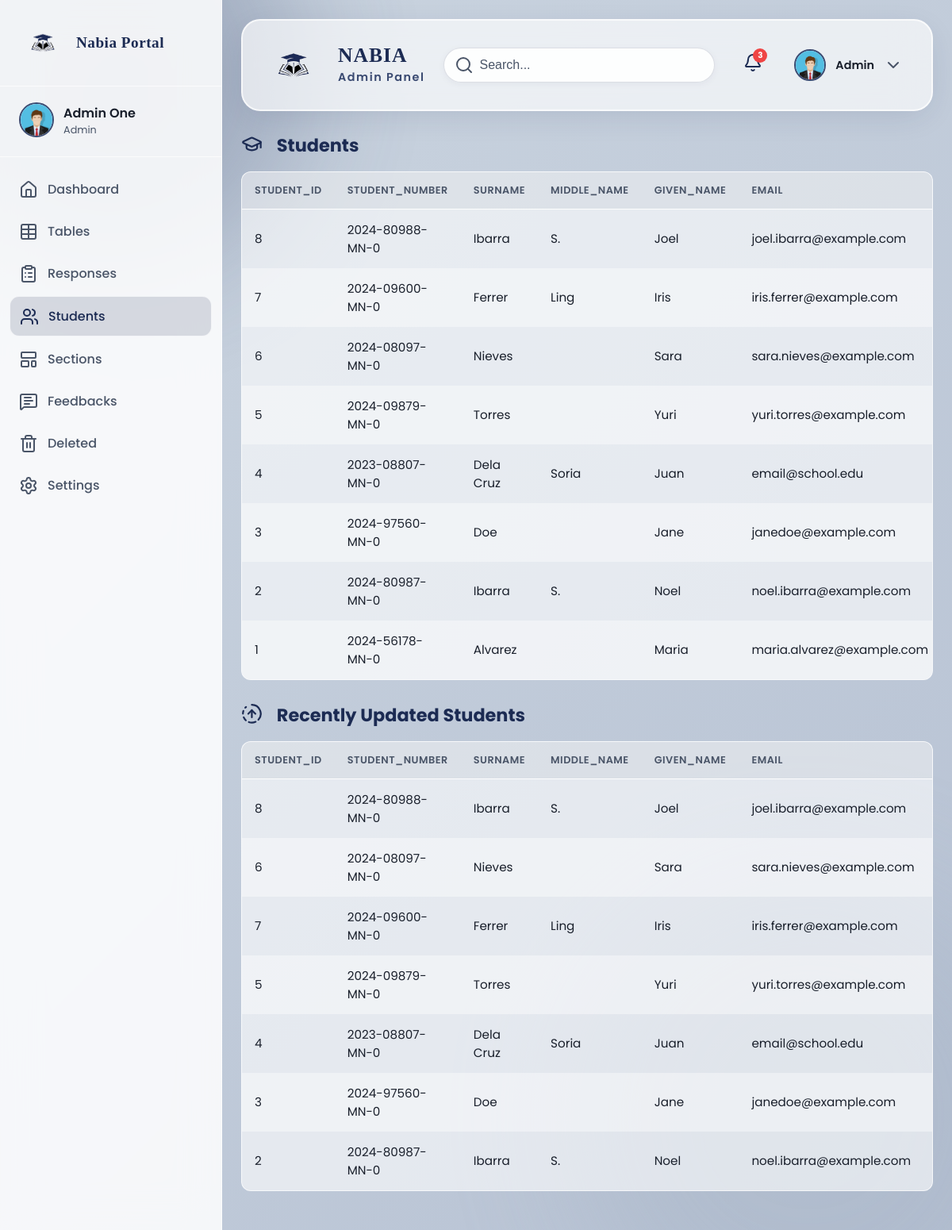
The app's page /survey/admin/index.php?page=students (signed in) with its own data.
### tables this page shows
CREATE TABLE `student` (
  `student_id` int(11) NOT NULL,
  `surname` varchar(255) DEFAULT NULL,
  `middle_name` varchar(255) DEFAULT NULL,
  `given_name` varchar(255) DEFAULT NULL,
  `email` varchar(255) DEFAULT NULL,
  `student_number` varchar(100) DEFAULT NULL,
  `section_id` int(11) DEFAULT NULL,
  `deleted_at` datetime DEFAULT NULL,
  `updated_at` datetime DEFAULT NULL ON UPDATE current_timestamp(),
  `updated_by` int(11) DEFAULT NULL
);

### survey/admin/helpers.php (the view, shortened to what this page needs)
<?php
function renderTable(array $rows, string $icon=NULL, string $title=NULL, string $query=NULL, string $href=NULL, string $actionIcon=NULL, string $actionTitle=NULL): void
{
    if (!empty($icon) && !empty($title)) {
        echo "
            <div class=\"card-header title\">
                <h2 class=\"card-title\"><i data-lucide=\"{$icon}\" class=\"lucide-relative\"></i>{$title}</h2>";
        echo "</div>";
    }
    echo "<div class=\"table-container\">";
    echo "<table class=\"table-alt\">";
    echo "<thead><tr>";
    foreach (array_keys($rows[0]) as $column) { echo "<th>" . htmlspecialchars($column) . "</th>"; }
    echo "</tr></thead>";
    echo "<tbody>";
    foreach ($rows as $row) {
        echo "<tr>";
        foreach ($row as $value) { echo "<td>" . htmlspecialchars((string) $value) . "</td>"; }
            echo "</tr>";
    }
    echo "</tbody>";
    echo "</table>";
    echo "</div><br>";
}
?>

### survey/admin/assets/css/styles.css (style rules this page uses)
:root { --univ-navy: #1c2b53; --univ-navy-soft: #3b4b72; --univ-black: #0a0a0a; --text-main: #1a202c; --text-muted: #4a5568; --glass-bg: rgba(255, 255, 255, 0.85); --glass-border: rgba(255, 255, 255, 0.7); --glass-input: rgba(255, 255, 255, 0.9); --shadow-soft: 0 10px 40px -10px rgba(28, 43, 83, 0.15); --radius-lg: 24px; --radius-md: 12px; --error: #ef4444; --error-light: rgba(239, 68, 68, 0.1); --success: #059669; --success-light: rgba(209, 250, 229, 0.9); }
*, *::before, *::after { box-sizing: border-box; }
html, body { width: 100%; height: 100%; max-width: 100%; overflow-x: hidden; }
body { font-family: 'Poppins', 'Segoe UI', Arial, sans-serif; margin: 0; padding: 0; background: linear-gradient(-45deg, #eef2f3, #d4dae2, #b0bbcf, #cbd5e0); background-size: 400% 400%; animation: gradientBG 15s ease infinite; color: var(--text-main); min-height: 100vh; }
.lucide-relative { width: 1.2em; height: 1.2em; margin-right: 0.8em; position: relative; top: 0.2em; }

### survey/admin/assets/css/components.css (style rules this page uses)
.table-container { overflow-x: auto; -webkit-overflow-scrolling: touch; border-radius: 12px; background: rgba(255, 255, 255, 0.6); border: 1px solid var(--glass-border); }
.table-alt { width: 100%; border-collapse: collapse; font-size: 0.95rem; }
.table-alt th, .table-alt td { padding: 14px 16px; text-align: left; }
.table-alt th { font-weight: 600; color: var(--text-muted); text-transform: uppercase; font-size: 0.8rem; letter-spacing: 0.5px; background: rgba(28, 43, 83, 0.05); border-bottom: 1px solid var(--glass-border); }
.table-alt tbody tr:nth-child(even) { background: rgba(255, 255, 255, 0.4); }
.table-alt tbody tr:nth-child(odd) { background: transparent; }
.card-header { margin-bottom: 16px; display: flex; align-items: center; gap: 12px; }
.card-title { font-size: 1.4rem; font-weight: 700; color: var(--univ-navy); margin: 0; }
.card-header.title { justify-content: space-between; }

### records on screen
student: student_id "8", student_number "2024-80988-MN-0", surname "Ibarra", middle_name "S.", given_name "Joel", email "joel.ibarra@example.com"
student: student_id "7", student_number "2024-09600-MN-0", surname "Ferrer", middle_name "Ling", given_name "Iris", email "iris.ferrer@example.com"
student: student_id "6", student_number "2024-08097-MN-0", surname "Nieves", given_name "Sara", email "sara.nieves@example.com"
student: student_id "5", student_number "2024-09879-MN-0", surname "Torres", given_name "Yuri", email "yuri.torres@example.com"
student: student_id "4", student_number "2023-08807-MN-0", surname "Dela Cruz", middle_name "Soria", given_name "Juan", email "email@school.edu"
student: student_id "3", student_number "2024-97560-MN-0", surname "Doe", given_name "Jane", email "janedoe@example.com"
student: student_id "2", student_number "2024-80987-MN-0", surname "Ibarra", middle_name "S.", given_name "Noel", email "noel.ibarra@example.com"
student: student_id "1", student_number "2024-56178-MN-0", surname "Alvarez", given_name "Maria", email "maria.alvarez@example.com"

### other values on screen
$_SESSION['admin_data']['first_name'] "Admin"
$_SESSION['admin_data']['last_name'] "One"
$title "Students Recently Updated Students"
$column "STUDENT_ID"
$column "STUDENT_NUMBER"
$column "SURNAME"
$column "MIDDLE_NAME"
$column "GIVEN_NAME"
$column "EMAIL"
